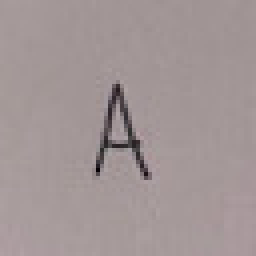
#> input picture data/raw_handwritten/my_dataset/mayusculas/A/A_Manuela_Grizoni .jpg, 64 x 64 px (shown 4 times larger)
$ python -i features.py   (imports and definitions only)   (older library calls are emulated)
#> lines starting #> are read from the running program, lines starting #| are printed output that depends on the picture
from __future__ import annotations

import numpy as np
import cv2

from config import (
    CHAR_SIZE,
    HOG_N_BINS,
    HOG_CELL_SIZE,
    HOG_BLOCK_SIZE,
)


def _compute_gradients(image: np.ndarray):
    # Sobel gradientes
    gx = cv2.Sobel(image, cv2.CV_32F, 1, 0, ksize=3)
    gy = cv2.Sobel(image, cv2.CV_32F, 0, 1, ksize=3)
    mag, ang = cv2.cartToPolar(gx, gy, angleInDegrees=True)
    return mag, ang


def _hog_descriptor(image: np.ndarray) -> np.ndarray:
    """Implementación sencilla de HOG para un parche 2D (binario o gris)."""
    # Asegurar tamaño esperado
    if image.shape != CHAR_SIZE:
        image = cv2.resize(image, CHAR_SIZE, interpolation=cv2.INTER_AREA)

    mag, ang = _compute_gradients(image)

    cell_h, cell_w = HOG_CELL_SIZE
    n_cells_y = image.shape[0] // cell_h
    n_cells_x = image.shape[1] // cell_w

    # Cuantizar ángulos en bins
    bin_width = 180.0 / HOG_N_BINS  # usaremos [0,180)
    bins = np.int32(ang // bin_width)
    bins[bins >= HOG_N_BINS] = HOG_N_BINS - 1

    # Histograma por celda
    hist = np.zeros((n_cells_y, n_cells_x, HOG_N_BINS), dtype=np.float32)

    for y in range(n_cells_y):
        for x in range(n_cells_x):
            cell_mag = mag[y*cell_h:(y+1)*cell_h, x*cell_w:(x+1)*cell_w]
            cell_bins = bins[y*cell_h:(y+1)*cell_h, x*cell_w:(x+1)*cell_w]
            for i in range(cell_mag.shape[0]):
                for j in range(cell_mag.shape[1]):
                    b = cell_bins[i, j]
                    hist[y, x, b] += cell_mag[i, j]

    # Normalización por bloques
    by, bx = HOG_BLOCK_SIZE
    eps = 1e-6
    block_features = []
    for y in range(n_cells_y - by + 1):
        for x in range(n_cells_x - bx + 1):
            block = hist[y:y+by, x:x+bx, :].ravel()
            norm = np.sqrt(np.sum(block ** 2) + eps**2)
            block_features.append(block / norm)

    return np.concatenate(block_features, axis=0)


def extract_features_for_char_images(char_images):
    """Devuelve una matriz (n_samples, n_features) para una lista de parches de caracteres."""
    feats = [ _hog_descriptor(img) for img in char_images ]
    return np.vstack(feats)

>>> import cv2
>>> picture = cv2.imread('../data/raw_handwritten/my_dataset/mayusculas/A/A_Manuela_Grizoni .jpg')
#> picture is the input picture: shape (64, 64, 3); mean B, G, R 150.1, 149.8, 161.9
>>> result = _hog_descriptor(picture)
#> in _hog_descriptor, `image = cv2.resize(image, CHAR_SIZE, interpolation=cv2.INTER_AREA)`:
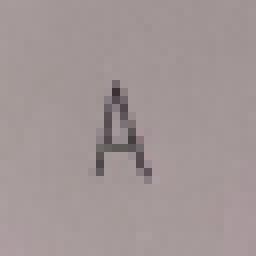
#> image: shape (32, 32, 3) (shown 8 times larger); mean of channels 0, 1, 2 150.2, 149.9, 162.1; drawn as B, G, R
#> in _compute_gradients, `gx = cv2.Sobel(image, cv2.CV_32F, 1, 0, ksize=3)`:
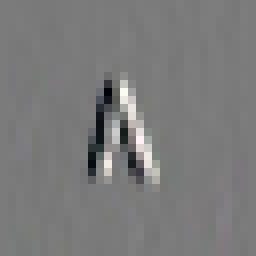
#> gx: shape (32, 32, 3) float32 (shown 8 times larger); mean of channels 0, 1, 2 -0.8, -1.1, -0.8; drawn with min black and max white
#> in _compute_gradients, `gy = cv2.Sobel(image, cv2.CV_32F, 0, 1, ksize=3)`:
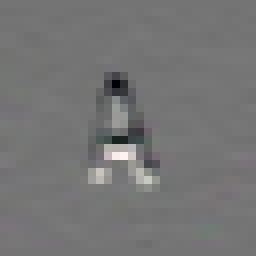
#> gy: shape (32, 32, 3) float32 (shown 8 times larger); mean of channels 0, 1, 2 1.6, 1.3, 1.6; drawn with min black and max white
#> in _compute_gradients, `mag, ang = cv2.cartToPolar(gx, gy, angleInDegrees=True)`:
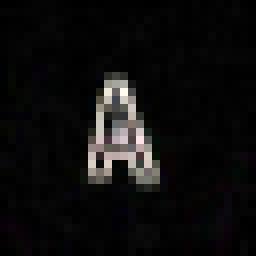
#> mag: shape (32, 32, 3) float32 (shown 8 times larger); mean of channels 0, 1, 2 19, 19.3, 20.2; drawn with min black and max white
#> in _compute_gradients, `mag, ang = cv2.cartToPolar(gx, gy, angleInDegrees=True)`:
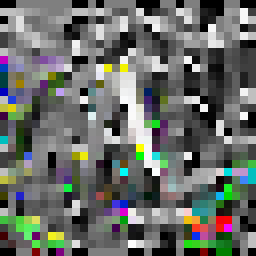
#> ang: shape (32, 32, 3) float32 (shown 8 times larger); mean of channels 0, 1, 2 146.1, 153.1, 147.2; drawn with min black and max white
#> in _hog_descriptor, `bins[bins >= HOG_N_BINS] = HOG_N_BINS - 1`:
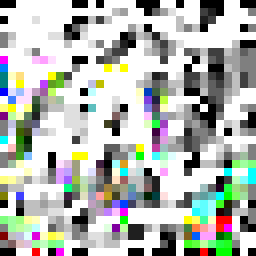
#> bins: shape (32, 32, 3) int32 (shown 8 times larger); mean of channels 0, 1, 2 5.53, 5.74, 5.57; drawn with min black and max white
#> after the loop in _hog_descriptor, `for y in range(n_cells_y - by + 1):`: block_features = 9 items
#> result = 324 values, max 0.987 at index 35, min 0 at index 0, mean 0.0626
